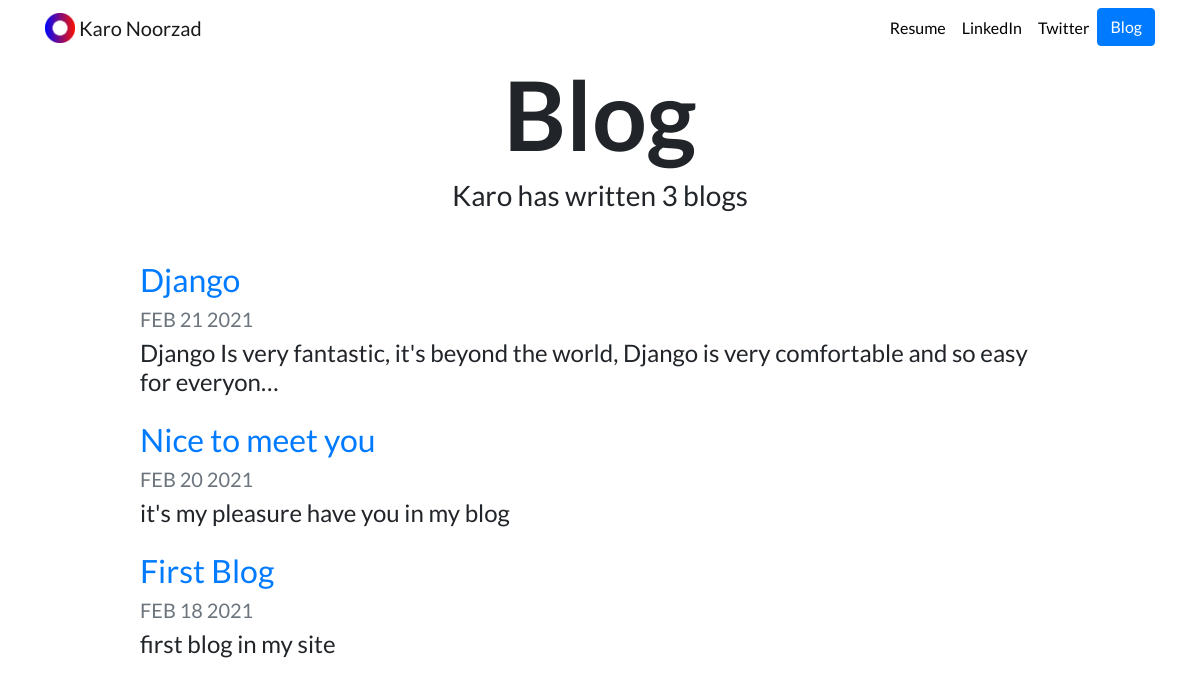
Screenshot of /blog/ with the database file from the repository.
### blog/models.py (models this page shows, shortened)
class Blog(models.Model):
    title = models.CharField(max_length=200)
    description = models.TextField()
    date = models.DateField()

### blog/views.py (the view)
# urls.py: path('', views.all_blogs, name='all_blogs'),
def all_blogs(request):
    blogs = Blog.objects.order_by('-date')[:5]
    return render(request, 'blog/all_blogs.html', {'blogs': blogs})

### blog/templates/blog/all_blogs.html
{% extends "portfolio/base.html" %}
{% load static %}
{% block content %}
<h1 id="blogtitle" class="font-weight-bold text-center">Blog</h1>
<h3 class="text-center mb-5">Karo has written {{ blogs.count }} blog{{ blogs.count|pluralize }}</h3>
{% for blog in blogs %}
<div class="row justify-content-center my-3">
  <div class="col-md-10">
    <a href="{% url 'blog:detail' blog.id %}">
      <h2>{{ blog.title }}</h2>
    </a>
    <h5 class="text-muted">{{ blog.date|date:'M d Y'|upper }}</h5>
    <h4>{{ blog.description|striptags|truncatechars:100 }}</h4>
  </div>
</div>
{% endfor %}
{% endblock %}

### portfolio/static/portfolio/custom.css (style rules this page uses)
body { font-family: 'Lato', sans-serif; }
#blogtitle { font-size: 6rem; }

### rows the page displays
Blog: title "Django", date "FEB 21 2021", description "Django Is very fantastic, it's beyond the world, Django is very comfortable and so easy for everyon…"
Blog: title "Nice to meet you", date "FEB 20 2021", description "it's my pleasure have you in my blog"
Blog: title "First Blog", date "FEB 18 2021", description "first blog in my site"

### other values shown
{{ blogs.count }} "3"
